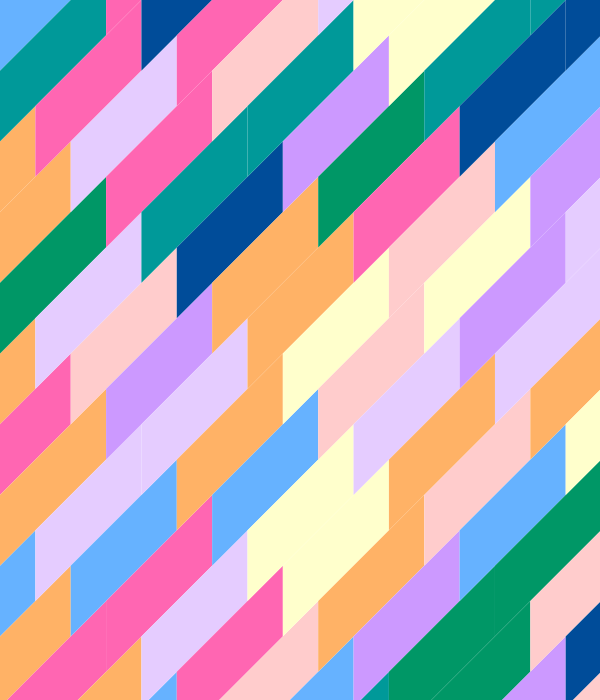
Frame 1 (no input)
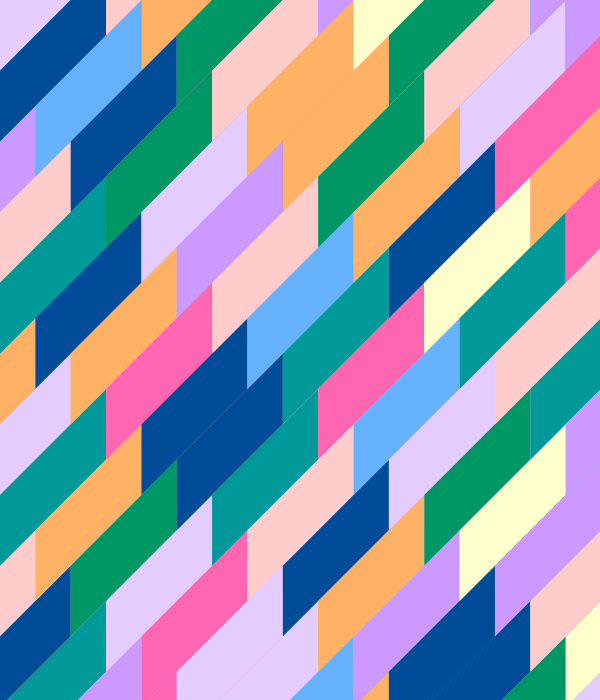
Frame 2 (the mouse pressed at the canvas centre, redrawn once)

The Processing sketch that drew these frames (run headless with seeded random() and noise(); the mouse was pressed at the canvas centre and the sketch redrawn once):

// Processing sketch: vector_abstraction
// ── vector_abstraction.pde

int x = 0;
int y = 0;

color[] mycolours = {color(255, 178, 102), color(255, 255, 204), color(255, 102, 178), 
                     color(102, 178, 255), color(0, 153, 153), color(0, 151, 102), 
                     color(204, 153, 255), color(229, 204, 255), color(255, 204, 204), 
                     color(0, 76, 153)};

void setup() {
  size(600, 700);
  background(255);
  noStroke();
  noLoop();
}

void draw() {
  rotate(PI/-4);
  pushMatrix();
  translate(-550, 0);
  
  for(int x = 0; x < 1000; x= x+150) {
    for(int y = 0; y < 1000; y= y+50) {
      color myColour = mycolours[(int) random(mycolours.length)];
      fill(myColour);
      //fill(color(random(255),random(255),random(255)));
      quad(x+50, y, x+200, y, x+150, y+50, x, y+50);
    }  
   }
   popMatrix();
}
